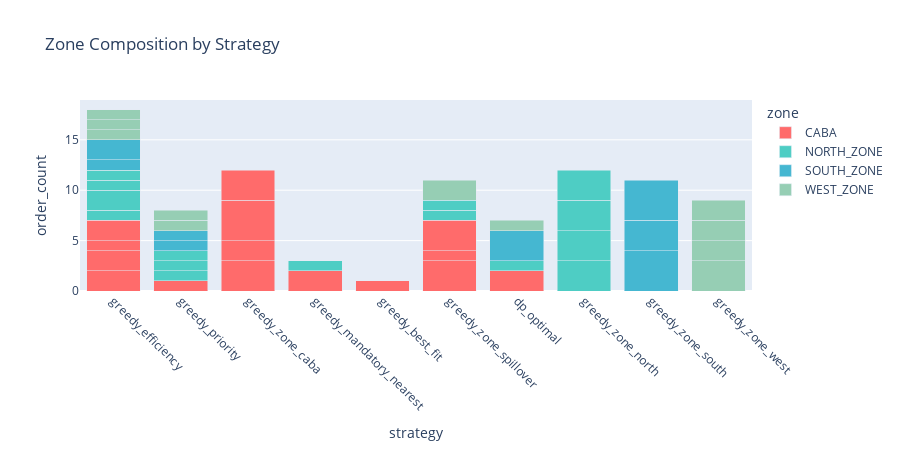

The notebook cell this image was saved under:
### Code cell
# Zone composition per candidate (stacked bar)
zone_data = []
for c in unique_candidates:
    for zone, count in c.zone_breakdown.items():
        zone_data.append({
            "strategy": c.strategy.value,
            "zone": zone,
            "order_count": count,
        })

zone_df = pd.DataFrame(zone_data)

fig = px.bar(
    zone_df,
    x="strategy",
    y="order_count",
    color="zone",
    title="Zone Composition by Strategy",
    color_discrete_map=zone_colors,
)
fig.update_layout(height=450, xaxis_tickangle=45, barmode="stack")
fig.show()

### Figure 1 — Plotly figure (JSON) as saved in the notebook; plotly's stock layout.template omitted (floating-point values rounded to 4 significant figures)
{"data": [{"hovertemplate": "zone=CABA<br>strategy=%{x}<br>order_count=%{y}<extra></extra>", "legendgroup": "CABA", "marker": {"color": "#FF6B6B", "pattern": {"shape": ""}}, "name": "CABA", "orientation": "v", "showlegend": true, "textposition": "auto", "type": "bar", "x": ["greedy_efficiency", "greedy_priority", "greedy_zone_caba", "greedy_mandatory_nearest", "greedy_efficiency", "greedy_zone_caba", "greedy_best_fit", "greedy_zone_caba", "greedy_efficiency", "greedy_zone_caba", "greedy_efficiency", "greedy_zone_spillover", "dp_optimal", "greedy_zone_spillover", "greedy_zone_spillover"], "xaxis": "x", "y": [2, 1, 3, 2, 2, 2, 1, 4, 1, 3, 2, 3, 2, 1, 3], "yaxis": "y"}, {"hovertemplate": "zone=NORTH_ZONE<br>strategy=%{x}<br>order_count=%{y}<extra></extra>", "legendgroup": "NORTH_ZONE", "marker": {"color": "#4ECDC4", "pattern": {"shape": ""}}, "name": "NORTH_ZONE", "orientation": "v", "showlegend": true, "textposition": "auto", "type": "bar", "x": ["greedy_efficiency", "greedy_priority", "greedy_zone_north", "greedy_mandatory_nearest", "greedy_efficiency", "greedy_priority", "greedy_zone_north", "greedy_efficiency", "greedy_zone_north", "greedy_efficiency", "greedy_priority", "greedy_zone_north", "greedy_zone_spillover", "dp_optimal", "greedy_zone_spillover"], "xaxis": "x", "y": [1, 1, 3, 1, 2, 1, 3, 1, 3, 1, 1, 3, 1, 1, 1], "yaxis": "y"}, {"hovertemplate": "zone=SOUTH_ZONE<br>strategy=%{x}<br>order_count=%{y}<extra></extra>", "legendgroup": "SOUTH_ZONE", "marker": {"color": "#45B7D1", "pattern": {"shape": ""}}, "name": "SOUTH_ZONE", "orientation": "v", "showlegend": true, "textposition": "auto", "type": "bar", "x": ["greedy_zone_south", "greedy_efficiency", "greedy_priority", "greedy_zone_south", "greedy_efficiency", "greedy_priority", "greedy_zone_south", "dp_optimal"], "xaxis": "x", "y": [4, 1, 1, 3, 2, 1, 4, 3], "yaxis": "y"}, {"hovertemplate": "zone=WEST_ZONE<br>strategy=%{x}<br>order_count=%{y}<extra></extra>", "legendgroup": "WEST_ZONE", "marker": {"color": "#96CEB4", "pattern": {"shape": ""}}, "name": "WEST_ZONE", "orientation": "v", "showlegend": true, "textposition": "auto", "type": "bar", "x": ["greedy_zone_west", "greedy_efficiency", "greedy_priority", "greedy_zone_west", "greedy_efficiency", "greedy_zone_west", "greedy_efficiency", "greedy_priority", "greedy_zone_west", "dp_optimal", "greedy_zone_spillover"], "xaxis": "x", "y": [3, 1, 1, 2, 1, 2, 1, 1, 2, 1, 2], "yaxis": "y"}], "layout": {"barmode": "stack", "height": 450, "legend": {"title": {"text": "zone"}, "tracegroupgap": 0}, "title": {"text": "Zone Composition by Strategy"}, "xaxis": {"anchor": "y", "domain": [0, 1], "tickangle": 45, "title": {"text": "strategy"}}, "yaxis": {"anchor": "x", "domain": [0, 1], "title": {"text": "order_count"}}}}
